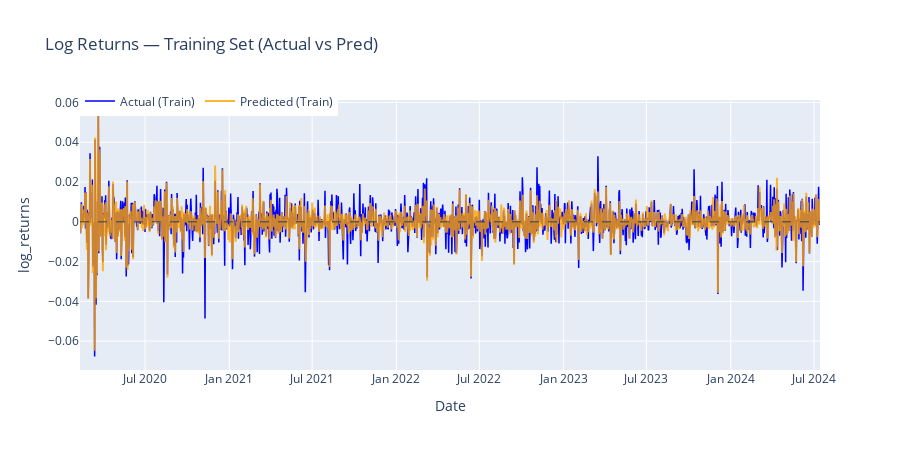

Source (notebook cell):
### Code cell
import plotly.graph_objects as go
import numpy as np

# ===== 1. Predict trên tập TRAIN =====
y_train_pred_norm, y_train_true_norm = predict(train_loader)

# ===== 2. Inverse transform (Dùng lại scaler_y đã fit) =====
y_train_pred = scaler_y.decode(y_train_pred_norm)
y_train_true = scaler_y.decode(y_train_true_norm)


# ===== 3. Map dates cho tập TRAIN =====
# Logic cũ: Test lấy từ split trở đi ([split:])
# Logic mới: Train lấy từ đầu đến split ([:split])
all_target_idx = np.arange(lookback, len(df))
train_target_idx = all_target_idx[:split] 
dates_train = df["date"].iloc[train_target_idx].reset_index(drop=True)


# =========================
# ===== 4. Vẽ biểu đồ =====
# =========================
fig = go.Figure()

# Actual Train
fig.add_trace(go.Scatter(
    x=dates_train,
    y=y_train_true.flatten(), 
    mode="lines",
    name="Actual (Train)",
    line=dict(width=1.5, color="blue") # Đổi màu xíu cho dễ phân biệt
))

# Predicted Train
fig.add_trace(go.Scatter(
    x=dates_train,
    y=y_train_pred.flatten(),
    mode="lines",
    name="Predicted (Train)",
    opacity=0.8,
    line=dict(color="orange")
))

# Zero line
fig.add_hline(y=0, line_width=1, line_dash="dash")

# ===== Layout tuning =====
fig.update_layout(
    title="Log Returns — Training Set (Actual vs Pred)",
    xaxis_title="Date",
    yaxis_title="log_returns",
    hovermode="x unified",
    height=450,
    legend=dict(orientation="h", y=1.05)
)

fig.show()

### Figure 1 — Plotly figure (JSON) as saved in the notebook; plotly's stock layout.template omitted (floating-point values rounded to 4 significant figures; data arrays with more than 128 entries replaced by an {"elided": "..."} marker saying what was removed)
{"data": [{"line": {"color": "blue", "width": 1.5}, "mode": "lines", "name": "Actual (Train)", "type": "scatter", "x": {"elided": "1617 str values"}, "y": {"elided": "1617 float values"}}, {"line": {"color": "orange"}, "mode": "lines", "name": "Predicted (Train)", "opacity": 0.8, "type": "scatter", "x": {"elided": "1617 str values"}, "y": {"elided": "1617 float values"}}], "layout": {"height": 450, "hovermode": "x unified", "legend": {"orientation": "h", "y": 1.05}, "shapes": [{"line": {"dash": "dash", "width": 1}, "type": "line", "x0": 0, "x1": 1, "xref": "x domain", "y0": 0, "y1": 0, "yref": "y"}], "title": {"text": "Log Returns — Training Set (Actual vs Pred)"}, "xaxis": {"title": {"text": "Date"}}, "yaxis": {"title": {"text": "log_returns"}}}}
